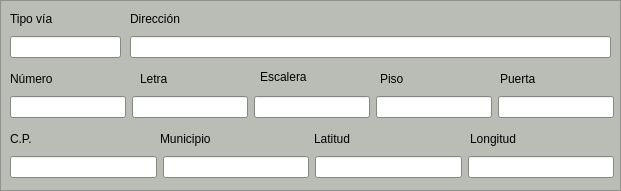
          <widget class="QFrame" name="frame_direccion">
           <property name="geometry">
            <rect>
             <x>0</x>
             <y>0</y>
             <width>621</width>
             <height>191</height>
            </rect>
           </property>
           <property name="palette">
            <palette>
             <active>
              <colorrole role="WindowText">
               <brush brushstyle="SolidPattern">
                <color alpha="255">
                 <red>0</red>
                 <green>0</green>
                 <blue>0</blue>
                </color>
               </brush>
              </colorrole>
              <colorrole role="Button">
               <brush brushstyle="SolidPattern">
                <color alpha="255">
                 <red>186</red>
                 <green>189</green>
                 <blue>182</blue>
                </color>
               </brush>
              </colorrole>
              <colorrole role="Light">
               <brush brushstyle="SolidPattern">
                <color alpha="255">
                 <red>255</red>
                 <green>255</green>
                 <blue>255</blue>
                </color>
               </brush>
              </colorrole>
              <colorrole role="Midlight">
               <brush brushstyle="SolidPattern">
                <color alpha="255">
                 <red>220</red>
                 <green>222</green>
                 <blue>218</blue>
                </color>
               </brush>
              </colorrole>
              <colorrole role="Dark">
               <brush brushstyle="SolidPattern">
                <color alpha="255">
                 <red>93</red>
                 <green>94</green>
                 <blue>91</blue>
                </color>
               </brush>
              </colorrole>
              <colorrole role="Mid">
               <brush brushstyle="SolidPattern">
                <color alpha="255">
                 <red>124</red>
                 <green>126</green>
                 <blue>121</blue>
                </color>
               </brush>
              </colorrole>
              <colorrole role="Text">
               <brush brushstyle="SolidPattern">
                <color alpha="255">
                 <red>0</red>
                 <green>0</green>
                 <blue>0</blue>
                </color>
               </brush>
              </colorrole>
              <colorrole role="BrightText">
               <brush brushstyle="SolidPattern">
                <color alpha="255">
                 <red>255</red>
                 <green>255</green>
                 <blue>255</blue>
                </color>
               </brush>
              </colorrole>
              <colorrole role="ButtonText">
               <brush brushstyle="SolidPattern">
                <color alpha="255">
                 <red>0</red>
                 <green>0</green>
                 <blue>0</blue>
                </color>
               </brush>
              </colorrole>
              <colorrole role="Base">
               <brush brushstyle="SolidPattern">
                <color alpha="255">
                 <red>255</red>
                 <green>255</green>
                 <blue>255</blue>
                </color>
               </brush>
              </colorrole>
              <colorrole role="Window">
               <brush brushstyle="SolidPattern">
                <color alpha="255">
                 <red>186</red>
                 <green>189</green>
                 <blue>182</blue>
                </color>
               </brush>
              </colorrole>
              <colorrole role="Shadow">
               <brush brushstyle="SolidPattern">
                <color alpha="255">
                 <red>0</red>
                 <green>0</green>
                 <blue>0</blue>
                </color>
               </brush>
              </colorrole>
              <colorrole role="AlternateBase">
               <brush brushstyle="SolidPattern">
                <color alpha="255">
                 <red>220</red>
                 <green>222</green>
                 <blue>218</blue>
                </color>
               </brush>
              </colorrole>
              <colorrole role="ToolTipBase">
               <brush brushstyle="SolidPattern">
                <color alpha="255">
                 <red>255</red>
                 <green>255</green>
                 <blue>220</blue>
                </color>
               </brush>
              </colorrole>
              <colorrole role="ToolTipText">
               <brush brushstyle="SolidPattern">
                <color alpha="255">
                 <red>0</red>
                 <green>0</green>
                 <blue>0</blue>
                </color>
               </brush>
              </colorrole>
             </active>
             <inactive>
              <colorrole role="WindowText">
               <brush brushstyle="SolidPattern">
                <color alpha="255">
                 <red>0</red>
                 <green>0</green>
                 <blue>0</blue>
                </color>
               </brush>
              </colorrole>
              <colorrole role="Button">
               <brush brushstyle="SolidPattern">
                <color alpha="255">
                 <red>186</red>
                 <green>189</green>
                 <blue>182</blue>
                </color>
               </brush>
              </colorrole>
              <colorrole role="Light">
               <brush brushstyle="SolidPattern">
                <color alpha="255">
                 <red>255</red>
                 <green>255</green>
                 <blue>255</blue>
                </color>
               </brush>
              </colorrole>
              <colorrole role="Midlight">
               <brush brushstyle="SolidPattern">
                <color alpha="255">
                 <red>220</red>
                 <green>222</green>
                 <blue>218</blue>
                </color>
               </brush>
              </colorrole>
              <colorrole role="Dark">
               <brush brushstyle="SolidPattern">
                <color alpha="255">
                 <red>93</red>
                 <green>94</green>
                 <blue>91</blue>
                </color>
               </brush>
              </colorrole>
              <colorrole role="Mid">
               <brush brushstyle="SolidPattern">
                <color alpha="255">
                 <red>124</red>
                 <green>126</green>
                 <blue>121</blue>
                </color>
               </brush>
              </colorrole>
              <colorrole role="Text">
               <brush brushstyle="SolidPattern">
                <color alpha="255">
                 <red>0</red>
                 <green>0</green>
                 <blue>0</blue>
                </color>
               </brush>
              </colorrole>
              <colorrole role="BrightText">
               <brush brushstyle="SolidPattern">
                <color alpha="255">
                 <red>255</red>
                 <green>255</green>
                 <blue>255</blue>
                </color>
               </brush>
              </colorrole>
              <colorrole role="ButtonText">
               <brush brushstyle="SolidPattern">
                <color alpha="255">
                 <red>0</red>
                 <green>0</green>
                 <blue>0</blue>
                </color>
               </brush>
              </colorrole>
              <colorrole role="Base">
               <brush brushstyle="SolidPattern">
                <color alpha="255">
                 <red>255</red>
                 <green>255</green>
                 <blue>255</blue>
                </color>
               </brush>
              </colorrole>
              <colorrole role="Window">
               <brush brushstyle="SolidPattern">
                <color alpha="255">
                 <red>186</red>
                 <green>189</green>
                 <blue>182</blue>
                </color>
               </brush>
              </colorrole>
              <colorrole role="Shadow">
               <brush brushstyle="SolidPattern">
                <color alpha="255">
                 <red>0</red>
                 <green>0</green>
                 <blue>0</blue>
                </color>
               </brush>
              </colorrole>
              <colorrole role="AlternateBase">
               <brush brushstyle="SolidPattern">
                <color alpha="255">
                 <red>220</red>
                 <green>222</green>
                 <blue>218</blue>
                </color>
               </brush>
              </colorrole>
              <colorrole role="ToolTipBase">
               <brush brushstyle="SolidPattern">
                <color alpha="255">
                 <red>255</red>
                 <green>255</green>
                 <blue>220</blue>
                </color>
               </brush>
              </colorrole>
              <colorrole role="ToolTipText">
               <brush brushstyle="SolidPattern">
                <color alpha="255">
                 <red>0</red>
                 <green>0</green>
                 <blue>0</blue>
                </color>
               </brush>
              </colorrole>
             </inactive>
             <disabled>
              <colorrole role="WindowText">
               <brush brushstyle="SolidPattern">
                <color alpha="255">
                 <red>93</red>
                 <green>94</green>
                 <blue>91</blue>
                </color>
               </brush>
              </colorrole>
              <colorrole role="Button">
               <brush brushstyle="SolidPattern">
                <color alpha="255">
                 <red>186</red>
                 <green>189</green>
                 <blue>182</blue>
                </color>
               </brush>
              </colorrole>
              <colorrole role="Light">
               <brush brushstyle="SolidPattern">
                <color alpha="255">
                 <red>255</red>
                 <green>255</green>
                 <blue>255</blue>
                </color>
               </brush>
              </colorrole>
              <colorrole role="Midlight">
               <brush brushstyle="SolidPattern">
                <color alpha="255">
                 <red>220</red>
                 <green>222</green>
                 <blue>218</blue>
                </color>
               </brush>
              </colorrole>
              <colorrole role="Dark">
               <brush brushstyle="SolidPattern">
                <color alpha="255">
                 <red>93</red>
                 <green>94</green>
                 <blue>91</blue>
                </color>
               </brush>
              </colorrole>
              <colorrole role="Mid">
               <brush brushstyle="SolidPattern">
                <color alpha="255">
                 <red>124</red>
                 <green>126</green>
                 <blue>121</blue>
                </color>
               </brush>
              </colorrole>
              <colorrole role="Text">
               <brush brushstyle="SolidPattern">
                <color alpha="255">
                 <red>93</red>
                 <green>94</green>
                 <blue>91</blue>
                </color>
               </brush>
              </colorrole>
              <colorrole role="BrightText">
               <brush brushstyle="SolidPattern">
                <color alpha="255">
                 <red>255</red>
                 <green>255</green>
                 <blue>255</blue>
                </color>
               </brush>
              </colorrole>
              <colorrole role="ButtonText">
               <brush brushstyle="SolidPattern">
                <color alpha="255">
                 <red>93</red>
                 <green>94</green>
                 <blue>91</blue>
                </color>
               </brush>
              </colorrole>
              <colorrole role="Base">
               <brush brushstyle="SolidPattern">
                <color alpha="255">
                 <red>186</red>
                 <green>189</green>
                 <blue>182</blue>
                </color>
               </brush>
              </colorrole>
              <colorrole role="Window">
               <brush brushstyle="SolidPattern">
                <color alpha="255">
                 <red>186</red>
                 <green>189</green>
                 <blue>182</blue>
                </color>
               </brush>
              </colorrole>
              <colorrole role="Shadow">
               <brush brushstyle="SolidPattern">
                <color alpha="255">
                 <red>0</red>
                 <green>0</green>
                 <blue>0</blue>
                </color>
               </brush>
              </colorrole>
              <colorrole role="AlternateBase">
               <brush brushstyle="SolidPattern">
                <color alpha="255">
                 <red>186</red>
                 <green>189</green>
                 <blue>182</blue>
                </color>
               </brush>
              </colorrole>
              <colorrole role="ToolTipBase">
               <brush brushstyle="SolidPattern">
                <color alpha="255">
                 <red>255</red>
                 <green>255</green>
                 <blue>220</blue>
                </color>
               </brush>
              </colorrole>
              <colorrole role="ToolTipText">
               <brush brushstyle="SolidPattern">
                <color alpha="255">
                 <red>0</red>
                 <green>0</green>
                 <blue>0</blue>
                </color>
               </brush>
              </colorrole>
             </disabled>
            </palette>
           </property>
           <property name="frameShape">
            <enum>QFrame::StyledPanel</enum>
           </property>
           <property name="frameShadow">
            <enum>QFrame::Raised</enum>
           </property>
           <widget class="QLabel" name="label_27">
            <property name="geometry">
             <rect>
              <x>380</x>
              <y>70</y>
              <width>29</width>
              <height>17</height>
             </rect>
            </property>
            <property name="text">
             <string>Piso</string>
            </property>
           </widget>
           <widget class="QLabel" name="label_28">
            <property name="geometry">
             <rect>
              <x>10</x>
              <y>130</y>
              <width>56</width>
              <height>17</height>
             </rect>
            </property>
            <property name="text">
             <string>C.P.</string>
            </property>
           </widget>
           <widget class="QLabel" name="label_29">
            <property name="geometry">
             <rect>
              <x>160</x>
              <y>130</y>
              <width>71</width>
              <height>17</height>
             </rect>
            </property>
            <property name="text">
             <string>Municipio</string>
            </property>
           </widget>
           <widget class="QLabel" name="label_31">
            <property name="geometry">
             <rect>
              <x>314</x>
              <y>130</y>
              <width>71</width>
              <height>17</height>
             </rect>
            </property>
            <property name="text">
             <string>Latitud</string>
            </property>
           </widget>
           <widget class="QLabel" name="label_32">
            <property name="geometry">
             <rect>
              <x>470</x>
              <y>130</y>
              <width>71</width>
              <height>17</height>
             </rect>
            </property>
            <property name="text">
             <string>Longitud</string>
            </property>
           </widget>
           <widget class="QLabel" name="label_33">
            <property name="geometry">
             <rect>
              <x>10</x>
              <y>10</y>
              <width>53</width>
              <height>17</height>
             </rect>
            </property>
            <property name="text">
             <string>Tipo vía</string>
            </property>
           </widget>
           <widget class="QLabel" name="label_36">
            <property name="geometry">
             <rect>
              <x>130</x>
              <y>10</y>
              <width>64</width>
              <height>17</height>
             </rect>
            </property>
            <property name="text">
             <string>Dirección</string>
            </property>
           </widget>
           <widget class="QLabel" name="label_37">
            <property name="geometry">
             <rect>
              <x>10</x>
              <y>70</y>
              <width>56</width>
              <height>17</height>
             </rect>
            </property>
            <property name="text">
             <string>Número</string>
            </property>
           </widget>
           <widget class="QLabel" name="label_38">
            <property name="geometry">
             <rect>
              <x>140</x>
              <y>70</y>
              <width>36</width>
              <height>17</height>
             </rect>
            </property>
            <property name="text">
             <string>Letra</string>
            </property>
           </widget>
           <widget class="QLabel" name="label_39">
            <property name="geometry">
             <rect>
              <x>500</x>
              <y>70</y>
              <width>46</width>
              <height>17</height>
             </rect>
            </property>
            <property name="text">
             <string>Puerta</string>
            </property>
           </widget>
           <widget class="QWidget" name="layoutWidget_2">
            <property name="geometry">
             <rect>
              <x>10</x>
              <y>150</y>
              <width>604</width>
              <height>34</height>
             </rect>
            </property>
            <layout class="QHBoxLayout" name="horizontalLayout_8">
             <item>
              <widget class="QLineEdit" name="lineEdit_cp_2">
               <property name="inputMethodHints">
                <set>Qt::ImhDigitsOnly</set>
               </property>
               <property name="inputMask">
                <string>99999</string>
               </property>
               <property name="alignment">
                <set>Qt::AlignRight|Qt::AlignTrailing|Qt::AlignVCenter</set>
               </property>
               <property name="readOnly">
                <bool>true</bool>
               </property>
              </widget>
             </item>
             <item>
              <widget class="QLineEdit" name="lineEdit_municipio_2">
               <property name="maxLength">
                <number>64</number>
               </property>
               <property name="readOnly">
                <bool>true</bool>
               </property>
              </widget>
             </item>
             <item>
              <widget class="QLineEdit" name="lineEdit_latitud">
               <property name="maxLength">
                <number>12</number>
               </property>
               <property name="alignment">
                <set>Qt::AlignRight|Qt::AlignTrailing|Qt::AlignVCenter</set>
               </property>
               <property name="readOnly">
                <bool>true</bool>
               </property>
              </widget>
             </item>
             <item>
              <widget class="QLineEdit" name="lineEdit_longitud">
               <property name="maxLength">
                <number>12</number>
               </property>
               <property name="alignment">
                <set>Qt::AlignRight|Qt::AlignTrailing|Qt::AlignVCenter</set>
               </property>
               <property name="readOnly">
                <bool>true</bool>
               </property>
              </widget>
             </item>
            </layout>
           </widget>
           <widget class="QWidget" name="layoutWidget_3">
            <property name="geometry">
             <rect>
              <x>10</x>
              <y>90</y>
              <width>604</width>
              <height>34</height>
             </rect>
            </property>
            <layout class="QHBoxLayout" name="horizontalLayout_9">
             <item>
              <widget class="QLineEdit" name="lineEdit_numero_2">
               <property name="inputMask">
                <string/>
               </property>
               <property name="maxLength">
                <number>3</number>
               </property>
               <property name="alignment">
                <set>Qt::AlignRight|Qt::AlignTrailing|Qt::AlignVCenter</set>
               </property>
               <property name="readOnly">
                <bool>true</bool>
               </property>
              </widget>
             </item>
             <item>
              <widget class="QLineEdit" name="lineEdit_letra_2">
               <property name="inputMask">
                <string>A</string>
               </property>
               <property name="alignment">
                <set>Qt::AlignRight|Qt::AlignTrailing|Qt::AlignVCenter</set>
               </property>
               <property name="readOnly">
                <bool>true</bool>
               </property>
              </widget>
             </item>
             <item>
              <widget class="QLineEdit" name="lineEdit_escalera_2">
               <property name="maxLength">
                <number>3</number>
               </property>
               <property name="alignment">
                <set>Qt::AlignRight|Qt::AlignTrailing|Qt::AlignVCenter</set>
               </property>
              </widget>
             </item>
             <item>
              <widget class="QLineEdit" name="lineEdit_piso_2">
               <property name="inputMask">
                <string/>
               </property>
               <property name="maxLength">
                <number>3</number>
               </property>
               <property name="alignment">
                <set>Qt::AlignRight|Qt::AlignTrailing|Qt::AlignVCenter</set>
               </property>
               <property name="readOnly">
                <bool>true</bool>
               </property>
              </widget>
             </item>
             <item>
              <widget class="QLineEdit" name="lineEdit_puerta_2">
               <property name="inputMask">
                <string/>
               </property>
               <property name="maxLength">
                <number>3</number>
               </property>
               <property name="alignment">
                <set>Qt::AlignRight|Qt::AlignTrailing|Qt::AlignVCenter</set>
               </property>
               <property name="readOnly">
                <bool>true</bool>
               </property>
              </widget>
             </item>
            </layout>
           </widget>
           <widget class="QWidget" name="horizontalLayoutWidget">
            <property name="geometry">
             <rect>
              <x>130</x>
              <y>30</y>
              <width>481</width>
              <height>34</height>
             </rect>
            </property>
            <layout class="QHBoxLayout" name="horizontalLayout_10">
             <item>
              <widget class="QLineEdit" name="lineEdit_direccion_2">
               <property name="maxLength">
                <number>64</number>
               </property>
               <property name="readOnly">
                <bool>true</bool>
               </property>
              </widget>
             </item>
            </layout>
           </widget>
           <widget class="QWidget" name="horizontalLayoutWidget_2">
            <property name="geometry">
             <rect>
              <x>10</x>
              <y>30</y>
              <width>111</width>
              <height>34</height>
             </rect>
            </property>
            <layout class="QHBoxLayout" name="horizontalLayout_11">
             <item>
              <widget class="QLineEdit" name="lineEdit_via_2">
               <property name="inputMask">
                <string/>
               </property>
               <property name="maxLength">
                <number>16</number>
               </property>
               <property name="readOnly">
                <bool>true</bool>
               </property>
              </widget>
             </item>
            </layout>
           </widget>
           <widget class="QLabel" name="label_40">
            <property name="geometry">
             <rect>
              <x>260</x>
              <y>70</y>
              <width>59</width>
              <height>14</height>
             </rect>
            </property>
            <property name="text">
             <string>Escalera</string>
            </property>
           </widget>
          </widget>
